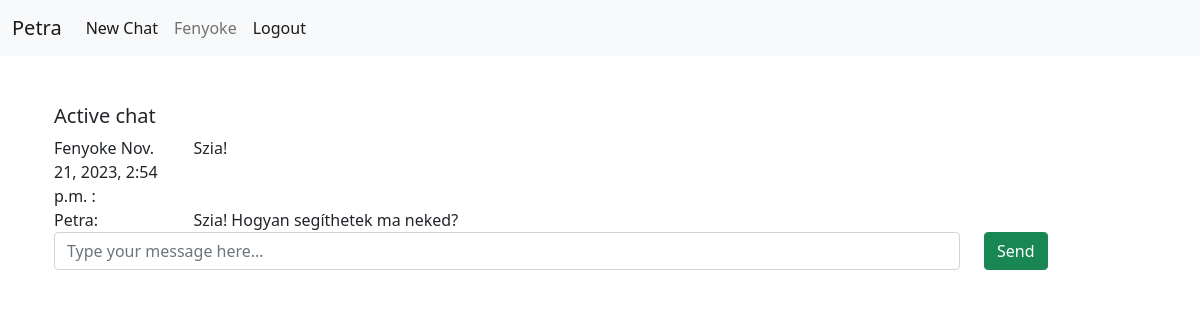
Page /chat/1/ (signed in) on the committed database.
### PetraBot/models.py (models this page shows)
class ChatMessage(models.Model):
    chat = models.ForeignKey(Chat, on_delete=models.CASCADE, default=None)
    message = models.CharField(max_length=90000)
    answer = models.CharField(max_length=90000)
    user = models.ForeignKey(User, on_delete=models.CASCADE, default=None)
    time = models.DateTimeField(auto_now_add=True)

### PetraBot/views.py (the view)
# urls.py: re_path(r'^chat/(?P<pk>\d+)/$', views.chat, name='chat'),
@login_required
def chat(request, pk):
    tchat = get_object_or_404(Chat, pk=pk)
    if request.method == 'POST':
        messages = ChatMessage.objects.filter(chat=tchat)
        ct = ""
        for message in messages:
            ct += message.message + message.answer
        response = process(request.POST['chat_input'], tchat.context+ct)
        print(request.user)
        ChatMessage.objects.create(
            chat=tchat,
            message=str(request.POST.get('chat_input', False)),
            answer=str(response),
            user=request.user
        )
        tchat.save()
        return redirect( 'chat', tchat.pk)
    else:
        user = request.user
        if ChatMessage.objects.filter(chat=tchat).exists():
            messages = ChatMessage.objects.filter(chat=tchat)
            return render(request, 'chat.html', {'messages': messages})
        else:
            message = {}
            return render(request, 'chat.html', message)

### templates/chat.html (shortened to what this page needs)
{% extends 'base.html' %}
{% load static %}
{% block content %}
    <div class="container">
            <div class="row">
                <div class="col-md-9">
                    <h5>Active chat</h5>
                    <div id="active_chat" >
                        <div id="output">
                            {% for message in messages %}
                                <div class="message">
                                    <div class="row">
                                        <div class="col-sm-2">
                                            {{ message.user }}  {{ message.time }} :
                                        </div>
                                        <div class="col-sm-8">
                                            {{ message.message }}
                                        </div>
                                    </div>
                                    <div class="row">
                                        <div class="col-sm-2">
                                            Petra:
                                        </div>
                                        <div class="col-sm-8">
                                            {{ message.answer }}
                                        </div>
                                    </div>
                                </div>
                            {% endfor %}
                        </div>
                    </div>
                </div>
            </div>
    </div>
    <div class="container">
        <div id="input" class="h-50">
            <form method="post" id="chat_form">
                <div class="row">
                    <div class="col-sm-10">
                        <input type="text" id="msg" name="chat_input" class="form-control" placeholder="Type your message here...">
                    </div>
                    <div class="col-sm-2">
                        <button type="submit" class="btn btn-success">Send</button>
                    </div>
                </div>
            </form>
        </div>
    </div>
 {% endblock %}

### templates/base.html (shortened to what this page needs)
{% load static %}
<!DOCTYPE html>
<html lang="en">
    <head>
        <link href="https://cdn.jsdelivr.net/npm/bootstrap@5.0.2/dist/css/bootstrap.min.css" rel="stylesheet">
    </head>
    <body>
      {% block body %}
         <nav class="navbar navbar-expand-lg navbar-light bg-light">
              <div class="container-fluid">
                <a class="navbar-brand" >Petra</a>
                <div class="collapse navbar-collapse" id="navbarSupportedContent">
                    {% if user.is_authenticated %}
                          <ul class="navbar-nav me-auto mb-2 mb-lg-0">
                            <li class="nav-item">
                              <a class="nav-link active" aria-current="page" href="{% url 'new_chat' %}">New Chat</a>
                            </li>
                            <li class="nav-item">
                              <a class="nav-link" href="{% url 'profile' %}">{{ user.username }}</a>
                            </li>
                            <li class="nav-item">
                              <a class="nav-link active" href="{% url 'logout' %}" >Logout</a>
                            </li>
                          </ul>
                    {% else %}
                          <div class="dropdown-menu-right" aria-labelledby="userMenu">
                                <a href="{% url 'login' %}" class="btn btn-light">Log in</a>
                                <a href="{% url 'signup' %}" class="btn btn-info ml-2">Sign up</a>
                          <div class="dropdown-divider"></div>
                    {% endif %}
                </div>
              </div>
        </nav>
  <div class="container">
    {% block content %}
    {% endblock %}
  </div>
    {% endblock body %}
  </body>
</html>

### rows in the picture
ChatMessage: user "Fenyoke", time "Nov. 21, 2023, 2:54 p.m.", message "Szia!", answer "Szia! Hogyan segíthetek ma neked?"

### other values in the picture
{{ user.username }} "Fenyoke"
